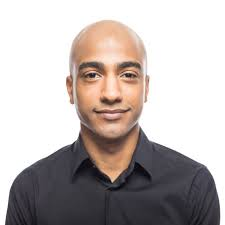
#> input picture man.jpeg, 225 x 225 px
$ python faceimg.py
#> lines starting #> are read from the running program, lines starting #| are printed output that depends on the picture; after the words box and inside, x2 and y2 are one past the last pixel; in counts of white or black regions, pixels touching at a corner belong together
#import cv2
import cv2
# lecture de l'image
man=cv2.imread('man.jpeg')
#> man is the input picture: shape (225, 225, 3); mean B, G, R 177.7, 180, 188.3
#niveau de gris
mangris=cv2.imread('man.jpeg',cv2.IMREAD_GRAYSCALE)
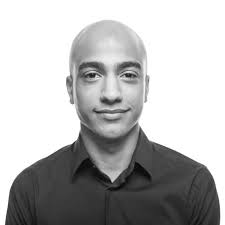
#> mangris: shape (225, 225); min 1, max 255, mean 182.3
# lire face cascade
face_cascade = cv2.CascadeClassifier('haarcascade_frontalface_default.xml')
faces = face_cascade.detectMultiScale(mangris, scaleFactor=1.1, minNeighbors=5)
#> faces = [[60, 34, 104, 104]]
#dessiner un rectangle autour de la face
for (x,y,w,h) in faces:
    #draw rectangles on faces
    cv2.rectangle(man,(x,y),(x+w,y+h),(255,0,0),2)
#> this loop made 1 pass
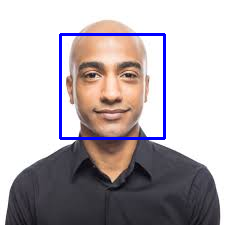
#> man: shape (225, 225, 3); 2.46% of pixels changed, all inside (x1, y1, x2, y2) = (59, 33, 166, 140)
#afficher l'image
cv2.imshow('visage',man)
cv2.waitKey(0)
cv2.destroyAllWindows()
